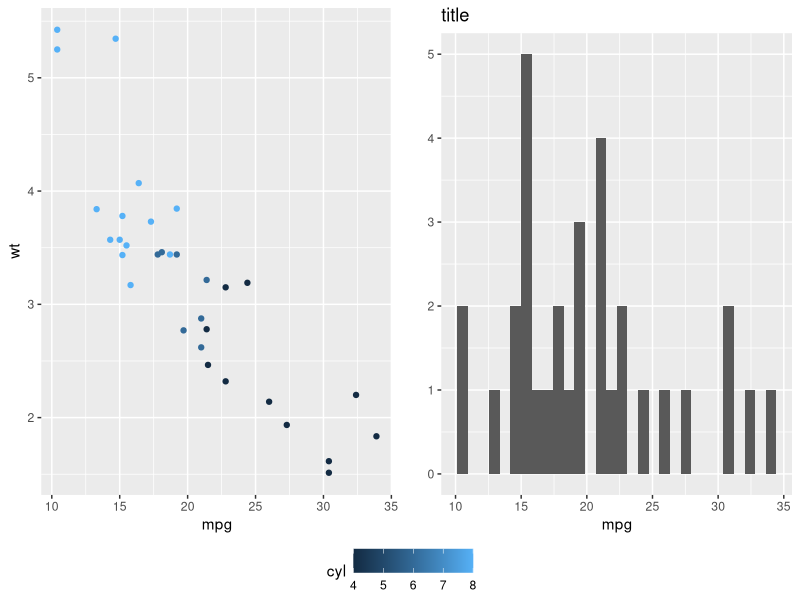

The R source for this figure:


library(gridExtra)
library(grid)
library(ggplot2)
library(lattice)


p1 <- qplot(mpg, wt, data = mtcars, colour = cyl)
p2 <- qplot(mpg, data = mtcars) + ggtitle("title")
p3 <- qplot(mpg, data = mtcars, geom = "dotplot")
p4 <-
  p1 + facet_wrap( ~ carb, nrow = 1) + theme(legend.position = "none") +
  ggtitle("facetted plot")

grid_arrange_shared_legend <-
  function(...,
           ncol = length(list(...)),
           nrow = 1,
           position = c("bottom", "right")) {
    
    plots <- list(...)
    position <- match.arg(position)
    g <-
      ggplotGrob(plots[[1]] + theme(legend.position = position))$grobs
    legend <- g[[which(sapply(g, function(x)
      x$name) == "guide-box")]]
    lheight <- sum(legend$height)
    lwidth <- sum(legend$width)
    gl <- lapply(plots, function(x)
      x + theme(legend.position = "none"))
    gl <- c(gl, ncol = ncol, nrow = nrow)
    
    combined <- switch(
      position,
      "bottom" = arrangeGrob(
        do.call(arrangeGrob, gl),
        legend,
        ncol = 1,
        heights = unit.c(unit(1, "npc") - lheight, lheight)
      ),
      "right" = arrangeGrob(
        do.call(arrangeGrob, gl),
        legend,
        ncol = 2,
        widths = unit.c(unit(1, "npc") - lwidth, lwidth)
      )
    )
    
    grid.newpage()
    grid.draw(combined)
    
    # return gtable invisibly
    invisible(combined)
    
  }

grid_arrange_shared_legend(p1, p2)
